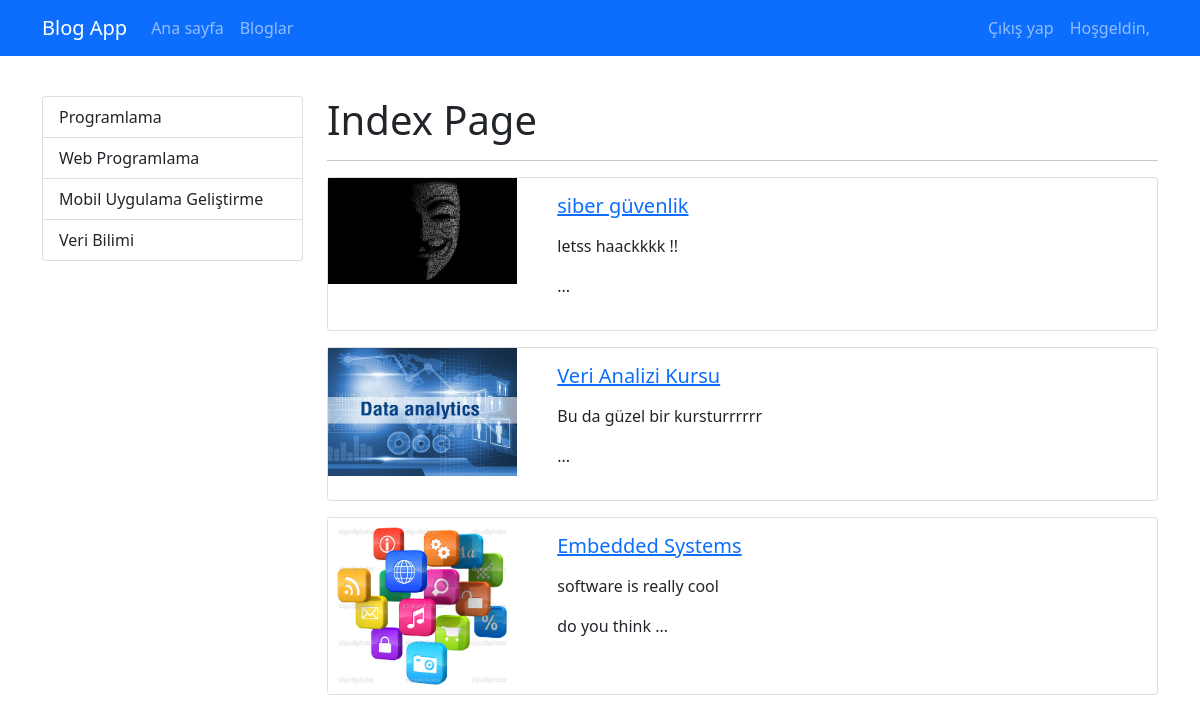
The app's page / (signed in) with its own data.
### blog/models.py (models this page shows, shortened)
class Category(models.Model):
    name = models.CharField(max_length=150)
    slug = models.SlugField(null=True,blank=True,unique=True,db_index=True,editable=False)

class Blog(models.Model):
    title = models.CharField(max_length=200)
    image = models.ImageField(upload_to = "blogs")
    description = RichTextField()
    is_active = models.BooleanField()
    is_home = models.BooleanField()
    slug = models.SlugField(null=False,blank=True ,unique=True, db_index=True,editable=False)  #blank=True olayı django admin panelinde bir zorunluluk olmaması açısından kullanılır. Null ise veritabanıyla ilgili bir parametredir
    categories = models.ManyToManyField(Category, blank=True)

### blog/views.py (the view)
# urls.py: path("",views.index,name="home"),
@login_required(login_url ="account/login") #tüm templatesleri bulur
def index(request):
    context = {
        "blogs" : Blog.objects.filter(is_home = True, is_active=True),
        "categories" : Category.objects.all(),
    }
    return render(request,"blog/index.html",context)

### blog/templates/blog/index.html
{% extends "base.html" %}
{% load static %}
{% block content %}
<div class="container mt-3">
    <div class="row">
    <div class="col-3">
         {% include 'blog/partials/_categories.html' %}
    </div>
    <div class="col-9">
    <h1>Index Page</h1>
    <hr>
    {% for blog in blogs %}
    {% if blog.is_home and blog.is_active %}
    {% include 'blog/partials/_blog.html' %}
    {% endif %}
    {% endfor %}
     </div>
{% endblock %}

### templates/base.html (shortened to what this page needs)
{% load static %}
<!DOCTYPE html>
<html lang="en">
<head>
    <link href="https://cdn.jsdelivr.net/npm/bootstrap@5.1.3/dist/css/bootstrap.min.css" rel="stylesheet">
</head>
<body>
    {% include 'partials/_navbar.html' %}
<br>
{% block content %}{% endblock %}
</body>
</html>

### templates/partials/_navbar.html (shortened to what this page needs)
<nav class="navbar navbar-dark bg-primary navbar-expand-lg">
    <div class="container">
        <a href="{% url 'home' %}" class="navbar-brand">Blog App</a>
        <div class="collapse navbar-collapse" id="navbar">
         <ul class="navbar-nav me-auto">
            <li class="nav-item">
            <a href="{% url 'home' %}" class="nav-link">Ana sayfa</a>
            </li>
            <li class="nav-item">
            <a href="{% url 'blogs' %}" class="nav-link">Bloglar</a>
            </li>
        </ul>
        <ul class="navbar-nav ms-auto">
            {% if user.is_authenticated %}
            <li class="nav-item">
                <a href="{% url 'logout' %}" class="nav-link">Çıkış yap</a>
            </li>
            <li class="nav-item">
                <a href="" class="nav-link">Hoşgeldin, {{ user.get_full_name|title }}</a>
            </li>
        {% endif %}
</div>
</div>
</nav>

### blog/templates/blog/partials/_categories.html
<div class="list-group">
{% for category in categories %}
{% if category.slug == selectedSlug %}
<a href="{% url 'blogs_by_category' category.slug %}" class="list-group-item list-group-item-action active ">{{category.name|title}}</a>
{% else %}
<a href="{% url 'blogs_by_category' category.slug %}" class="list-group-item list-group-item-action">{{category.name|title}}</a>
{% endif %}
{% endfor %}
</div>

### blog/templates/blog/partials/_blog.html
<div class="card mb-3">
    <div class="row">
        <div class="col-md-3">
            <img src="{{blog.image.url}}" alt="" class="img-fluid">
        </div>
        <div class="col-md-9">
            <div class="card-body">
                <h5 class="card-title">
                    <a href="{% url 'blog_details' blog.slug %}">
                    {{blog.title}}
                    </a>
                </h5>
                <p class="card-text">
                    {{blog.description|safe|slice:"0:50"}} ...
                </p>
            </div>
        </div>
    </div>
</div>

### records on screen
Category: name "Programlama"
Category: name "Web Programlama"
Category: name "Mobil Uygulama Geliştirme"
Category: name "Veri Bilimi"
Blog: image (picture), title "siber güvenlik", description "letss haackkkk !!"
Blog: image (picture), title "Veri Analizi Kursu", description "Bu da güzel bir kursturrrrrr"
Blog: image (picture), title "Embedded Systems", description "software is really cool do you think"
